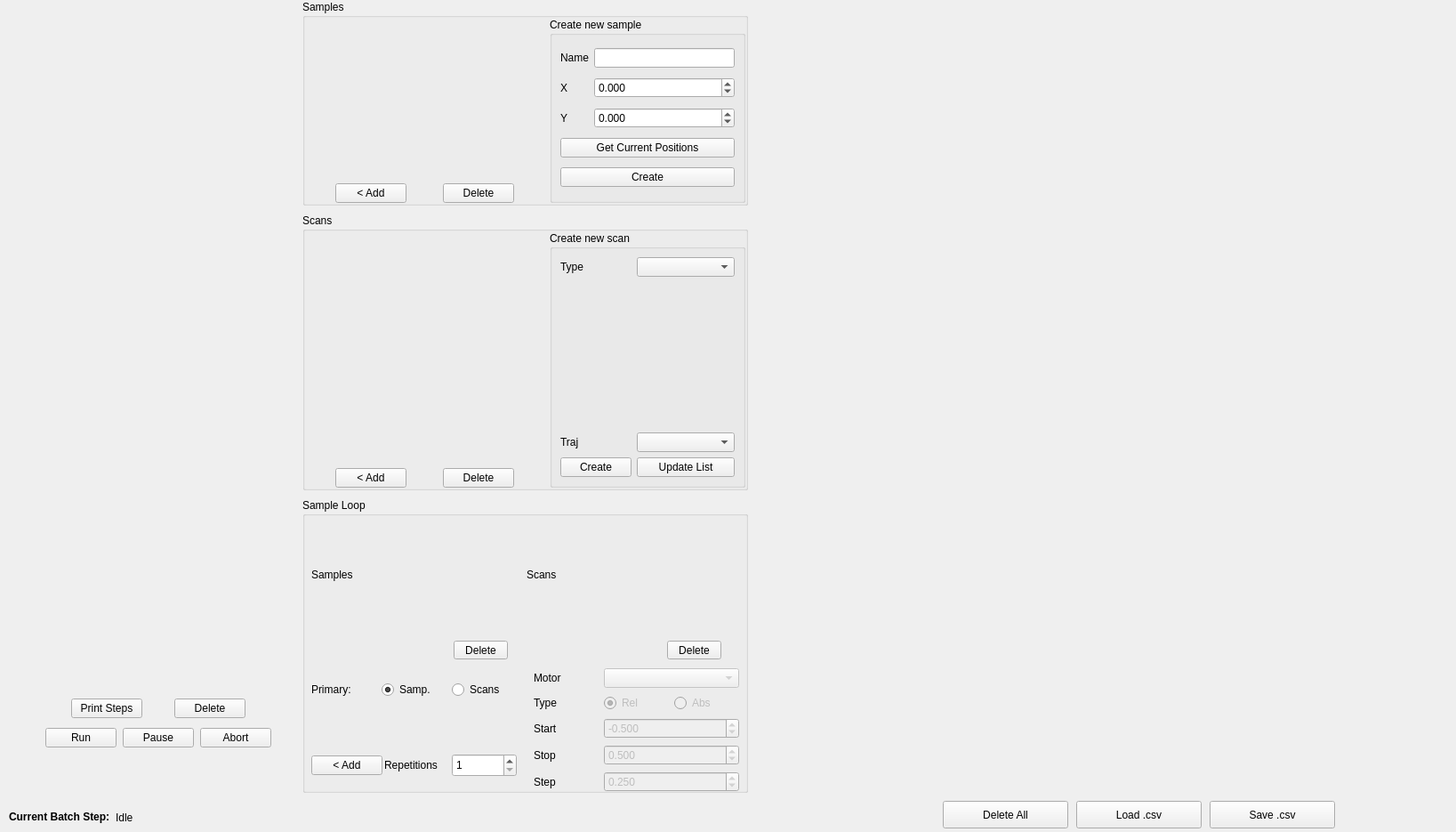
<?xml version="1.0" encoding="UTF-8"?>
<ui version="4.0">
 <class>Form</class>
 <widget class="QWidget" name="Form">
  <property name="geometry">
   <rect>
    <x>0</x>
    <y>0</y>
    <width>1637</width>
    <height>935</height>
   </rect>
  </property>
  <property name="windowTitle">
   <string>Form</string>
  </property>
  <widget class="QWidget" name="layoutWidget">
   <property name="geometry">
    <rect>
     <x>10</x>
     <y>910</y>
     <width>971</width>
     <height>17</height>
    </rect>
   </property>
   <layout class="QHBoxLayout" name="horizontalLayout_3">
    <item>
     <widget class="QLabel" name="label_25">
      <property name="sizePolicy">
       <sizepolicy hsizetype="Maximum" vsizetype="Preferred">
        <horstretch>0</horstretch>
        <verstretch>0</verstretch>
       </sizepolicy>
      </property>
      <property name="text">
       <string>&lt;html&gt;&lt;head/&gt;&lt;body&gt;&lt;p&gt;&lt;span style=&quot; font-weight:600;&quot;&gt;Current Batch Step:&lt;/span&gt;&lt;/p&gt;&lt;/body&gt;&lt;/html&gt;</string>
      </property>
     </widget>
    </item>
    <item>
     <widget class="QLabel" name="label_batch_step">
      <property name="text">
       <string>Idle</string>
      </property>
     </widget>
    </item>
   </layout>
  </widget>
  <widget class="QWidget" name="layoutWidget_2">
   <property name="geometry">
    <rect>
     <x>50</x>
     <y>780</y>
     <width>256</width>
     <height>65</height>
    </rect>
   </property>
   <layout class="QVBoxLayout" name="verticalLayout_2">
    <item>
     <layout class="QHBoxLayout" name="horizontalLayout_2">
      <item>
       <widget class="QPushButton" name="push_batch_print_steps">
        <property name="sizePolicy">
         <sizepolicy hsizetype="Maximum" vsizetype="Fixed">
          <horstretch>0</horstretch>
          <verstretch>0</verstretch>
         </sizepolicy>
        </property>
        <property name="text">
         <string>Print Steps</string>
        </property>
       </widget>
      </item>
      <item>
       <widget class="QPushButton" name="push_batch_delete">
        <property name="sizePolicy">
         <sizepolicy hsizetype="Maximum" vsizetype="Fixed">
          <horstretch>0</horstretch>
          <verstretch>0</verstretch>
         </sizepolicy>
        </property>
        <property name="text">
         <string>Delete</string>
        </property>
       </widget>
      </item>
     </layout>
    </item>
    <item>
     <layout class="QHBoxLayout" name="horizontalLayout_4">
      <item>
       <widget class="QPushButton" name="push_batch_run">
        <property name="sizePolicy">
         <sizepolicy hsizetype="Maximum" vsizetype="Fixed">
          <horstretch>0</horstretch>
          <verstretch>0</verstretch>
         </sizepolicy>
        </property>
        <property name="text">
         <string>Run</string>
        </property>
       </widget>
      </item>
      <item>
       <widget class="QPushButton" name="push_batch_pause">
        <property name="sizePolicy">
         <sizepolicy hsizetype="Maximum" vsizetype="Fixed">
          <horstretch>0</horstretch>
          <verstretch>0</verstretch>
         </sizepolicy>
        </property>
        <property name="text">
         <string>Pause</string>
        </property>
       </widget>
      </item>
      <item>
       <widget class="QPushButton" name="push_batch_abort">
        <property name="sizePolicy">
         <sizepolicy hsizetype="Maximum" vsizetype="Fixed">
          <horstretch>0</horstretch>
          <verstretch>0</verstretch>
         </sizepolicy>
        </property>
        <property name="text">
         <string>Abort</string>
        </property>
       </widget>
      </item>
     </layout>
    </item>
   </layout>
  </widget>
  <widget class="QGroupBox" name="groupBox_4">
   <property name="geometry">
    <rect>
     <x>340</x>
     <y>560</y>
     <width>501</width>
     <height>331</height>
    </rect>
   </property>
   <property name="title">
    <string>Sample Loop</string>
   </property>
   <widget class="QPushButton" name="push_delete_sample_loop">
    <property name="geometry">
     <rect>
      <x>170</x>
      <y>160</y>
      <width>61</width>
      <height>21</height>
     </rect>
    </property>
    <property name="text">
     <string>Delete</string>
    </property>
   </widget>
   <widget class="QWidget" name="gridLayoutWidget_18">
    <property name="geometry">
     <rect>
      <x>10</x>
      <y>20</y>
      <width>481</width>
      <height>131</height>
     </rect>
    </property>
    <layout class="QGridLayout" name="gridLayout_22">
     <property name="spacing">
      <number>2</number>
     </property>
     <item row="0" column="0">
      <widget class="QLabel" name="label_119">
       <property name="text">
        <string>Samples</string>
       </property>
      </widget>
     </item>
     <item row="0" column="1">
      <widget class="QLabel" name="label_120">
       <property name="text">
        <string>Scans</string>
       </property>
      </widget>
     </item>
    </layout>
   </widget>
   <widget class="QPushButton" name="push_delete_sample_loop_scan">
    <property name="geometry">
     <rect>
      <x>410</x>
      <y>160</y>
      <width>61</width>
      <height>21</height>
     </rect>
    </property>
    <property name="text">
     <string>Delete</string>
    </property>
   </widget>
   <widget class="QWidget" name="gridLayoutWidget_19">
    <property name="geometry">
     <rect>
      <x>10</x>
      <y>280</y>
      <width>231</width>
      <height>41</height>
     </rect>
    </property>
    <layout class="QGridLayout" name="gridLayout_29">
     <property name="sizeConstraint">
      <enum>QLayout::SetDefaultConstraint</enum>
     </property>
     <property name="spacing">
      <number>2</number>
     </property>
     <item row="0" column="1">
      <widget class="QLabel" name="label_123">
       <property name="text">
        <string>Repetitions</string>
       </property>
      </widget>
     </item>
     <item row="0" column="2">
      <widget class="QSpinBox" name="spinBox_sample_loop_rep">
       <property name="minimumSize">
        <size>
         <width>0</width>
         <height>26</height>
        </size>
       </property>
       <property name="minimum">
        <number>1</number>
       </property>
       <property name="maximum">
        <number>999</number>
       </property>
       <property name="value">
        <number>1</number>
       </property>
      </widget>
     </item>
     <item row="0" column="0">
      <widget class="QPushButton" name="push_add_sample_loop">
       <property name="text">
        <string>&lt; Add</string>
       </property>
      </widget>
     </item>
    </layout>
   </widget>
   <widget class="QWidget" name="gridLayoutWidget_23">
    <property name="geometry">
     <rect>
      <x>10</x>
      <y>200</y>
      <width>231</width>
      <height>31</height>
     </rect>
    </property>
    <layout class="QGridLayout" name="gridLayout_33">
     <item row="0" column="1">
      <widget class="QRadioButton" name="radioButton_sample_loop">
       <property name="text">
        <string>Samp.</string>
       </property>
       <property name="checked">
        <bool>true</bool>
       </property>
      </widget>
     </item>
     <item row="0" column="0">
      <widget class="QLabel" name="label_127">
       <property name="text">
        <string>Primary:</string>
       </property>
      </widget>
     </item>
     <item row="0" column="2">
      <widget class="QRadioButton" name="radioButton_sample_loop_scans">
       <property name="text">
        <string>Scans</string>
       </property>
      </widget>
     </item>
    </layout>
   </widget>
   <widget class="QWidget" name="gridLayoutWidget_21">
    <property name="geometry">
     <rect>
      <x>260</x>
      <y>190</y>
      <width>231</width>
      <height>142</height>
     </rect>
    </property>
    <layout class="QGridLayout" name="gridLayout_30">
     <item row="3" column="0">
      <widget class="QLabel" name="label_126">
       <property name="text">
        <string>Stop</string>
       </property>
      </widget>
     </item>
     <item row="0" column="0">
      <widget class="QLabel" name="label_124">
       <property name="text">
        <string>Motor</string>
       </property>
      </widget>
     </item>
     <item row="2" column="0">
      <widget class="QLabel" name="label_125">
       <property name="text">
        <string>Start</string>
       </property>
      </widget>
     </item>
     <item row="4" column="0">
      <widget class="QLabel" name="label_128">
       <property name="text">
        <string>Step</string>
       </property>
      </widget>
     </item>
     <item row="1" column="1">
      <widget class="QRadioButton" name="radioButton_sample_rel">
       <property name="enabled">
        <bool>false</bool>
       </property>
       <property name="text">
        <string>Rel</string>
       </property>
       <property name="checked">
        <bool>true</bool>
       </property>
      </widget>
     </item>
     <item row="1" column="0">
      <widget class="QLabel" name="label_129">
       <property name="text">
        <string>Type</string>
       </property>
      </widget>
     </item>
     <item row="1" column="2">
      <widget class="QRadioButton" name="radioButton_sample_abs">
       <property name="enabled">
        <bool>false</bool>
       </property>
       <property name="text">
        <string>Abs</string>
       </property>
      </widget>
     </item>
     <item row="0" column="1" colspan="2">
      <widget class="QComboBox" name="comboBox_sample_loop_motor">
       <property name="enabled">
        <bool>false</bool>
       </property>
      </widget>
     </item>
     <item row="2" column="1" colspan="2">
      <widget class="QDoubleSpinBox" name="doubleSpinBox_motor_range_start">
       <property name="enabled">
        <bool>false</bool>
       </property>
       <property name="decimals">
        <number>3</number>
       </property>
       <property name="minimum">
        <double>-100000.000000000000000</double>
       </property>
       <property name="maximum">
        <double>100000.000000000000000</double>
       </property>
       <property name="value">
        <double>-0.500000000000000</double>
       </property>
      </widget>
     </item>
     <item row="3" column="1" colspan="2">
      <widget class="QDoubleSpinBox" name="doubleSpinBox_motor_range_stop">
       <property name="enabled">
        <bool>false</bool>
       </property>
       <property name="decimals">
        <number>3</number>
       </property>
       <property name="minimum">
        <double>-100000.000000000000000</double>
       </property>
       <property name="maximum">
        <double>100000.000000000000000</double>
       </property>
       <property name="value">
        <double>0.500000000000000</double>
       </property>
      </widget>
     </item>
     <item row="4" column="1" colspan="2">
      <widget class="QDoubleSpinBox" name="doubleSpinBox_motor_range_step">
       <property name="enabled">
        <bool>false</bool>
       </property>
       <property name="decimals">
        <number>3</number>
       </property>
       <property name="minimum">
        <double>-100000.000000000000000</double>
       </property>
       <property name="maximum">
        <double>100000.000000000000000</double>
       </property>
       <property name="value">
        <double>0.250000000000000</double>
       </property>
      </widget>
     </item>
    </layout>
   </widget>
  </widget>
  <widget class="QWidget" name="gridLayoutWidget_20">
   <property name="geometry">
    <rect>
     <x>10</x>
     <y>10</y>
     <width>321</width>
     <height>761</height>
    </rect>
   </property>
   <layout class="QGridLayout" name="gridLayout_24"/>
  </widget>
  <widget class="QPushButton" name="push_save_csv">
   <property name="geometry">
    <rect>
     <x>1360</x>
     <y>900</y>
     <width>141</width>
     <height>31</height>
    </rect>
   </property>
   <property name="text">
    <string>Save .csv</string>
   </property>
  </widget>
  <widget class="QGroupBox" name="groupBox_5">
   <property name="geometry">
    <rect>
     <x>340</x>
     <y>240</y>
     <width>501</width>
     <height>311</height>
    </rect>
   </property>
   <property name="title">
    <string>Scans</string>
   </property>
   <layout class="QGridLayout" name="gridLayout_28">
    <property name="leftMargin">
     <number>0</number>
    </property>
    <property name="topMargin">
     <number>0</number>
    </property>
    <property name="rightMargin">
     <number>0</number>
    </property>
    <property name="bottomMargin">
     <number>0</number>
    </property>
    <item row="0" column="5" rowspan="2">
     <widget class="QGroupBox" name="groupBox_6">
      <property name="sizePolicy">
       <sizepolicy hsizetype="Fixed" vsizetype="Preferred">
        <horstretch>0</horstretch>
        <verstretch>0</verstretch>
       </sizepolicy>
      </property>
      <property name="minimumSize">
       <size>
        <width>220</width>
        <height>0</height>
       </size>
      </property>
      <property name="maximumSize">
       <size>
        <width>200</width>
        <height>16777215</height>
       </size>
      </property>
      <property name="title">
       <string>Create new scan</string>
      </property>
      <layout class="QGridLayout" name="gridLayout_27" columnstretch="0,0,0">
       <item row="0" column="0">
        <widget class="QLabel" name="label_121">
         <property name="sizePolicy">
          <sizepolicy hsizetype="Maximum" vsizetype="Preferred">
           <horstretch>0</horstretch>
           <verstretch>0</verstretch>
          </sizepolicy>
         </property>
         <property name="text">
          <string>Type</string>
         </property>
        </widget>
       </item>
       <item row="3" column="0">
        <widget class="QLabel" name="label_122">
         <property name="sizePolicy">
          <sizepolicy hsizetype="Maximum" vsizetype="Preferred">
           <horstretch>0</horstretch>
           <verstretch>0</verstretch>
          </sizepolicy>
         </property>
         <property name="text">
          <string>Traj</string>
         </property>
        </widget>
       </item>
       <item row="4" column="0">
        <widget class="QPushButton" name="push_create_scan">
         <property name="sizePolicy">
          <sizepolicy hsizetype="Minimum" vsizetype="Fixed">
           <horstretch>0</horstretch>
           <verstretch>0</verstretch>
          </sizepolicy>
         </property>
         <property name="maximumSize">
          <size>
           <width>80</width>
           <height>16777215</height>
          </size>
         </property>
         <property name="text">
          <string>Create</string>
         </property>
        </widget>
       </item>
       <item row="3" column="1" colspan="2">
        <widget class="QComboBox" name="comboBox_lut"/>
       </item>
       <item row="0" column="1" colspan="2">
        <widget class="QComboBox" name="comboBox_scans">
         <property name="sizePolicy">
          <sizepolicy hsizetype="Preferred" vsizetype="Fixed">
           <horstretch>0</horstretch>
           <verstretch>0</verstretch>
          </sizepolicy>
         </property>
         <property name="minimumSize">
          <size>
           <width>0</width>
           <height>0</height>
          </size>
         </property>
        </widget>
       </item>
       <item row="1" column="0" colspan="3">
        <layout class="QGridLayout" name="gridLayout_31"/>
       </item>
       <item row="4" column="1" colspan="2">
        <widget class="QPushButton" name="push_create_scan_update">
         <property name="text">
          <string>Update List</string>
         </property>
        </widget>
       </item>
       <item row="2" column="1">
        <spacer name="verticalSpacer_3">
         <property name="orientation">
          <enum>Qt::Vertical</enum>
         </property>
         <property name="sizeHint" stdset="0">
          <size>
           <width>20</width>
           <height>40</height>
          </size>
         </property>
        </spacer>
       </item>
      </layout>
     </widget>
    </item>
    <item row="1" column="1">
     <widget class="QPushButton" name="push_add_scan">
      <property name="sizePolicy">
       <sizepolicy hsizetype="Preferred" vsizetype="Fixed">
        <horstretch>0</horstretch>
        <verstretch>0</verstretch>
       </sizepolicy>
      </property>
      <property name="text">
       <string>&lt; Add</string>
      </property>
     </widget>
    </item>
    <item row="1" column="3">
     <widget class="QPushButton" name="push_delete_scan">
      <property name="sizePolicy">
       <sizepolicy hsizetype="Preferred" vsizetype="Fixed">
        <horstretch>0</horstretch>
        <verstretch>0</verstretch>
       </sizepolicy>
      </property>
      <property name="text">
       <string>Delete</string>
      </property>
     </widget>
    </item>
    <item row="1" column="0">
     <spacer name="horizontalSpacer_4">
      <property name="orientation">
       <enum>Qt::Horizontal</enum>
      </property>
      <property name="sizeHint" stdset="0">
       <size>
        <width>40</width>
        <height>20</height>
       </size>
      </property>
     </spacer>
    </item>
    <item row="1" column="2">
     <spacer name="horizontalSpacer_5">
      <property name="orientation">
       <enum>Qt::Horizontal</enum>
      </property>
      <property name="sizeHint" stdset="0">
       <size>
        <width>40</width>
        <height>20</height>
       </size>
      </property>
     </spacer>
    </item>
    <item row="1" column="4">
     <spacer name="horizontalSpacer_6">
      <property name="orientation">
       <enum>Qt::Horizontal</enum>
      </property>
      <property name="sizeHint" stdset="0">
       <size>
        <width>40</width>
        <height>20</height>
       </size>
      </property>
     </spacer>
    </item>
    <item row="0" column="0" colspan="5">
     <layout class="QGridLayout" name="gridLayout_26">
      <property name="sizeConstraint">
       <enum>QLayout::SetDefaultConstraint</enum>
      </property>
     </layout>
    </item>
   </layout>
  </widget>
  <widget class="QPushButton" name="push_load_csv">
   <property name="geometry">
    <rect>
     <x>1210</x>
     <y>900</y>
     <width>141</width>
     <height>31</height>
    </rect>
   </property>
   <property name="text">
    <string>Load .csv</string>
   </property>
  </widget>
  <widget class="QGroupBox" name="groupBox_2">
   <property name="geometry">
    <rect>
     <x>340</x>
     <y>0</y>
     <width>501</width>
     <height>231</height>
    </rect>
   </property>
   <property name="title">
    <string>Samples</string>
   </property>
   <layout class="QGridLayout" name="gridLayout_25">
    <property name="leftMargin">
     <number>0</number>
    </property>
    <property name="topMargin">
     <number>0</number>
    </property>
    <property name="rightMargin">
     <number>0</number>
    </property>
    <property name="bottomMargin">
     <number>0</number>
    </property>
    <property name="horizontalSpacing">
     <number>6</number>
    </property>
    <item row="0" column="5" rowspan="2">
     <widget class="QGroupBox" name="groupBox_3">
      <property name="sizePolicy">
       <sizepolicy hsizetype="Maximum" vsizetype="Preferred">
        <horstretch>0</horstretch>
        <verstretch>0</verstretch>
       </sizepolicy>
      </property>
      <property name="minimumSize">
       <size>
        <width>220</width>
        <height>0</height>
       </size>
      </property>
      <property name="title">
       <string>Create new sample</string>
      </property>
      <layout class="QGridLayout" name="gridLayout_21">
       <item row="2" column="0">
        <widget class="QLabel" name="label_117">
         <property name="text">
          <string>Y</string>
         </property>
        </widget>
       </item>
       <item row="1" column="0">
        <widget class="QLabel" name="label_116">
         <property name="text">
          <string>X</string>
         </property>
        </widget>
       </item>
       <item row="1" column="1">
        <widget class="QDoubleSpinBox" name="doubleSpinBox_sample_x">
         <property name="decimals">
          <number>3</number>
         </property>
         <property name="minimum">
          <double>-100000.000000000000000</double>
         </property>
         <property name="maximum">
          <double>100000.000000000000000</double>
         </property>
         <property name="value">
          <double>0.000000000000000</double>
         </property>
        </widget>
       </item>
       <item row="2" column="1">
        <widget class="QDoubleSpinBox" name="doubleSpinBox_sample_y">
         <property name="decimals">
          <number>3</number>
         </property>
         <property name="minimum">
          <double>-100000.000000000000000</double>
         </property>
         <property name="maximum">
          <double>100000.000000000000000</double>
         </property>
         <property name="value">
          <double>0.000000000000000</double>
         </property>
        </widget>
       </item>
       <item row="4" column="0" colspan="2">
        <widget class="QPushButton" name="push_create_sample">
         <property name="text">
          <string>Create</string>
         </property>
        </widget>
       </item>
       <item row="0" column="0">
        <widget class="QLabel" name="label_118">
         <property name="text">
          <string>Name</string>
         </property>
        </widget>
       </item>
       <item row="0" column="1">
        <widget class="QLineEdit" name="lineEdit_sample_name"/>
       </item>
       <item row="3" column="0" colspan="2">
        <widget class="QPushButton" name="push_get_sample">
         <property name="text">
          <string>Get Current Positions</string>
         </property>
        </widget>
       </item>
      </layout>
     </widget>
    </item>
    <item row="1" column="1">
     <widget class="QPushButton" name="push_add_sample">
      <property name="sizePolicy">
       <sizepolicy hsizetype="Preferred" vsizetype="Fixed">
        <horstretch>0</horstretch>
        <verstretch>0</verstretch>
       </sizepolicy>
      </property>
      <property name="text">
       <string>&lt; Add</string>
      </property>
     </widget>
    </item>
    <item row="1" column="3">
     <widget class="QPushButton" name="push_delete_sample">
      <property name="sizePolicy">
       <sizepolicy hsizetype="Preferred" vsizetype="Fixed">
        <horstretch>0</horstretch>
        <verstretch>0</verstretch>
       </sizepolicy>
      </property>
      <property name="text">
       <string>Delete</string>
      </property>
     </widget>
    </item>
    <item row="1" column="2">
     <spacer name="horizontalSpacer_2">
      <property name="orientation">
       <enum>Qt::Horizontal</enum>
      </property>
      <property name="sizeHint" stdset="0">
       <size>
        <width>40</width>
        <height>20</height>
       </size>
      </property>
     </spacer>
    </item>
    <item row="1" column="0">
     <spacer name="horizontalSpacer">
      <property name="orientation">
       <enum>Qt::Horizontal</enum>
      </property>
      <property name="sizeHint" stdset="0">
       <size>
        <width>40</width>
        <height>20</height>
       </size>
      </property>
     </spacer>
    </item>
    <item row="1" column="4">
     <spacer name="horizontalSpacer_3">
      <property name="orientation">
       <enum>Qt::Horizontal</enum>
      </property>
      <property name="sizeHint" stdset="0">
       <size>
        <width>40</width>
        <height>20</height>
       </size>
      </property>
     </spacer>
    </item>
    <item row="0" column="0" colspan="5">
     <layout class="QGridLayout" name="gridLayout_23">
      <property name="sizeConstraint">
       <enum>QLayout::SetDefaultConstraint</enum>
      </property>
     </layout>
    </item>
   </layout>
  </widget>
  <widget class="QPushButton" name="push_batch_delete_all">
   <property name="geometry">
    <rect>
     <x>1060</x>
     <y>900</y>
     <width>141</width>
     <height>31</height>
    </rect>
   </property>
   <property name="sizePolicy">
    <sizepolicy hsizetype="Maximum" vsizetype="Fixed">
     <horstretch>0</horstretch>
     <verstretch>0</verstretch>
    </sizepolicy>
   </property>
   <property name="text">
    <string>Delete All</string>
   </property>
  </widget>
 </widget>
 <resources/>
 <connections/>
</ui>
